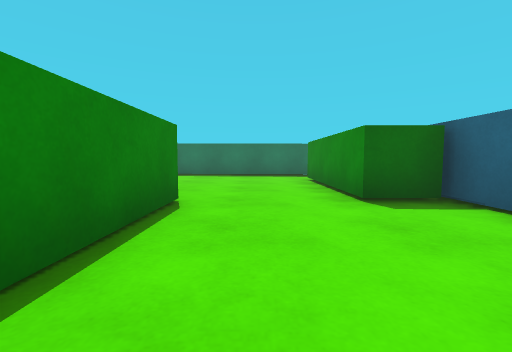
View 1 (above)

16 first-person views from a walk through a Unity game level. The camera is 0.53 m above the floor, tilts 4° down and sees 90° across. The floor is counted in squares, 1 m on a side. Each view is taken from the middle of a square. On the plan, view 1 faces up. The plan holds only what a view shows up to about 9 squares ahead; the rest is blank. The player is left out.

View 2
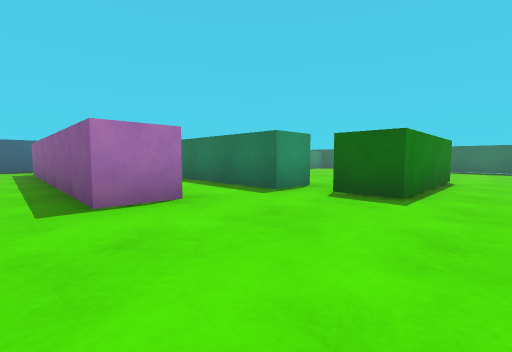

View 3
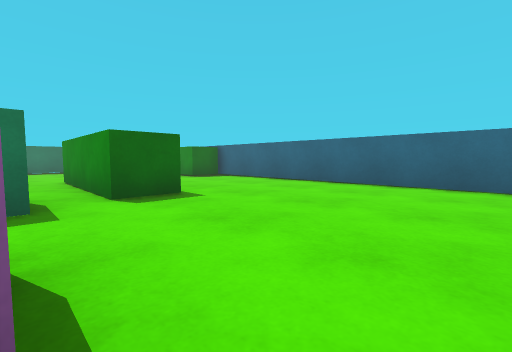

View 4
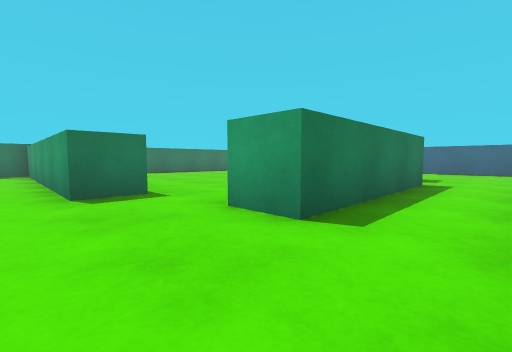

View 5
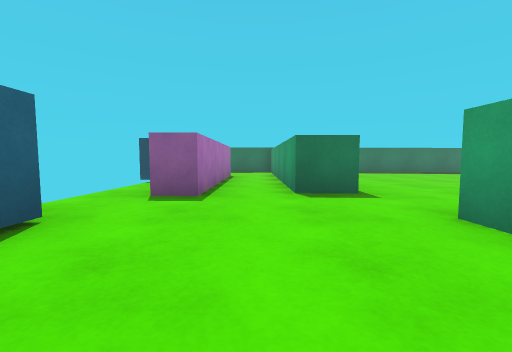

View 6
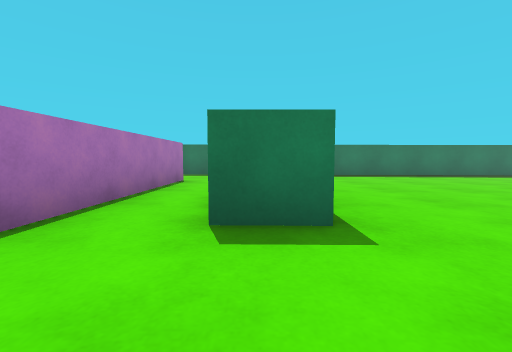

View 7
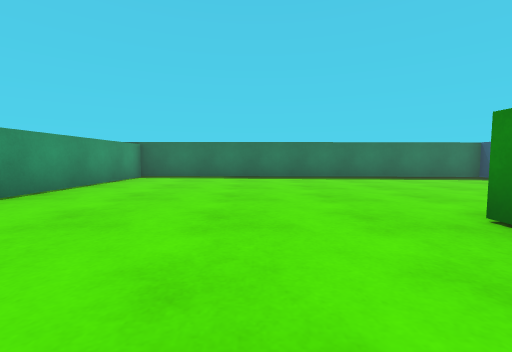

View 8
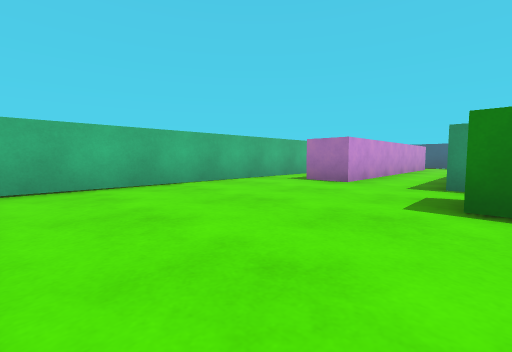

View 9
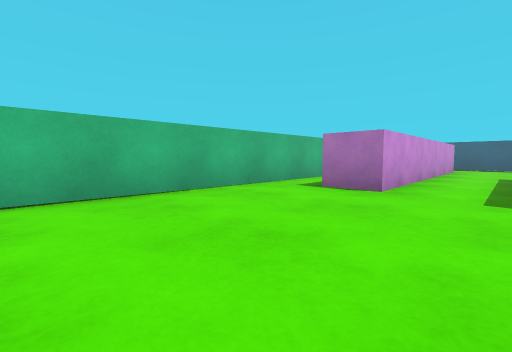

View 10
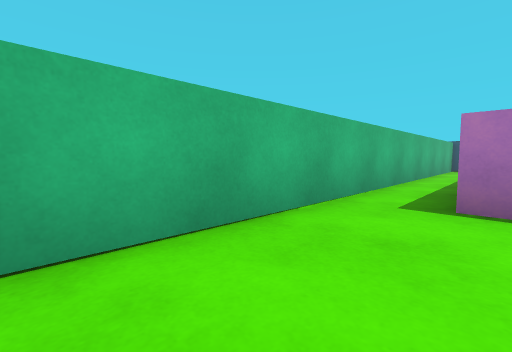

View 11
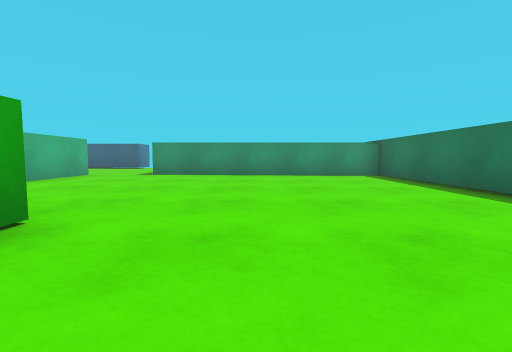

View 12
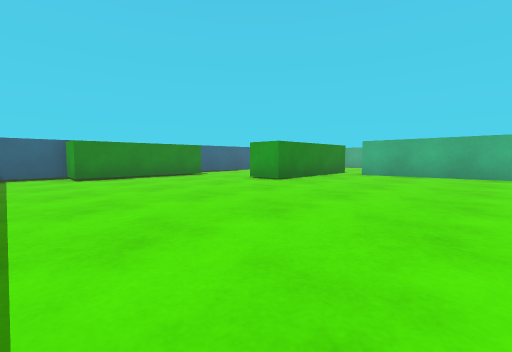

View 13
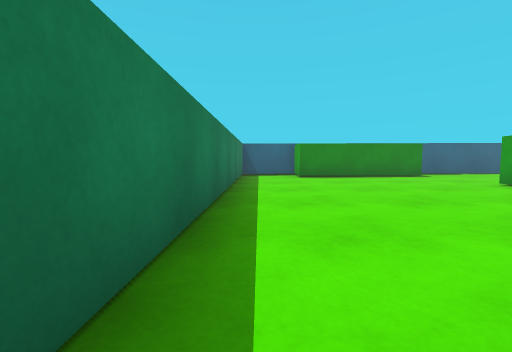

View 14
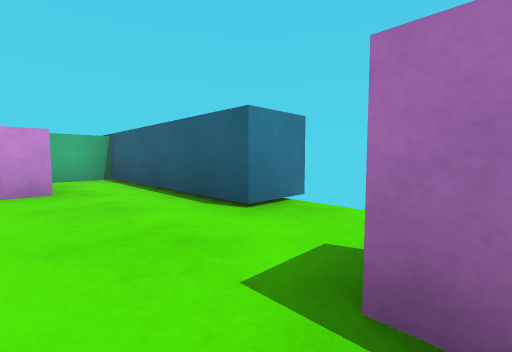

View 15
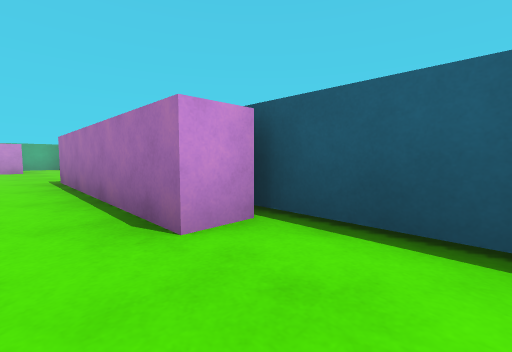

View 16
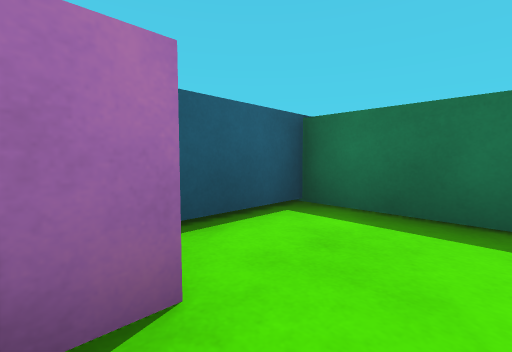

### Floor plan
Points are (right, up) in squares from view 1. A wall is a line through its corners. A room is listed if a view was taken in it or the views show most of it. See-through windows are left out.
Room 1 (views 1, 2, 3, 8, 9, 10)
walls: (-3, -2.3) (-3, -3.3) (-9.5, -3.3); (2.5, -4.1) (2.5, 3.5); (-1, 3.2) (-1, -0.3); (2.4, 3.2) (1.4, 3.2); (-10.8, -3.4) (-10.8, -4.4) (2.1, -4.6)
ways out: opening at (-10, -3) to room 2; opening at (-2, -1.5) to room 2; opening at (0.5, 4) to room 2
Room 2 (views 4, 5, 6, 7, 11, 12, 13, 14, 16)
walls: (-7.1, 0.3) (-2.8, 0.3) (-2.8, -0.7) (-7.1, -0.7) (-7.1, 0.3); (-1, -0.3) (-2, -0.3) (-2, 3.2) (-1, 3.2); (-9.8, 6.5) (-9.8, 1.7) (-10.6, 1.7); (1.4, 3.2) (1.4, 6.7) (2.5, 6.7) (2.5, 8.4) (-7.4, 8.5) (-7.4, 2) (-8.4, 2) (-8.4, 6.4); (-9.5, -2.3) (-3, -2.3); (-11.9, 0.1) (-10.8, 0.1) (-10.8, -3.4)
ways out: opening at (-10, -3) to room 1; opening at (-2, -1.5) to room 1; opening at (0.5, 4) to room 1; opening at (-9, 7) to room 3
Room 3 (view 15)
walls: (-10.6, 6.5) (-9.8, 6.5); (-8.4, 6.4) (-8.4, 8.6) (-10.8, 8.6) (-10.8, 6.1)
ways out: opening at (-9, 7) to room 2

Where each view was taken, in squares from view 1:
view 1: 0 up, 0 right, facing up
view 2: 4 down, 0 right, facing up-left
view 3: 4 down, 3 left, facing up-right
view 4: 2 down, 9 left, facing up-right
view 5: 2 down, 9 left, facing up
view 6: 0 up, 8 left, facing up
view 7: 1 up, 4 left, facing up
view 8: 0 up, 2 right, facing down-left
view 9: 1 down, 1 right, facing down-left
view 10: 3 down, 0 right, facing down-left
view 11: 5 up, 0 right, facing left
view 12: 8 up, 6 left, facing down-right
view 13: 8 up, 6 left, facing right
view 14: 2 up, 9 left, facing down-left
view 15: 8 up, 9 left, facing down-left
view 16: 6 up, 9 left, facing up-left
